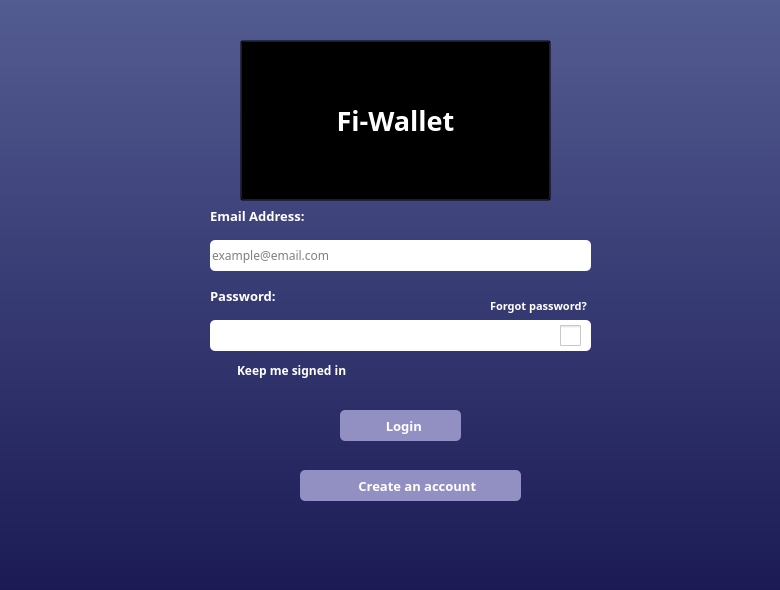
<?xml version="1.0" encoding="UTF-8"?>
<ui version="4.0">
 <class>MainWindow</class>
 <widget class="QMainWindow" name="MainWindow">
  <property name="geometry">
   <rect>
    <x>0</x>
    <y>0</y>
    <width>780</width>
    <height>590</height>
   </rect>
  </property>
  <property name="minimumSize">
   <size>
    <width>780</width>
    <height>590</height>
   </size>
  </property>
  <property name="maximumSize">
   <size>
    <width>780</width>
    <height>590</height>
   </size>
  </property>
  <property name="windowTitle">
   <string>MainWindow</string>
  </property>
  <widget class="QWidget" name="centralwidget">
   <widget class="QWidget" name="widget" native="true">
    <property name="geometry">
     <rect>
      <x>0</x>
      <y>0</y>
      <width>781</width>
      <height>591</height>
     </rect>
    </property>
    <property name="styleSheet">
     <string notr="true">background-color: qlineargradient(spread:reflect, x1:1, y1:0, x2:1, y2:1, stop:0 rgba(83, 92, 145, 255), stop:1 rgba(27, 26, 85, 255));</string>
    </property>
    <widget class="QPushButton" name="pushButton">
     <property name="geometry">
      <rect>
       <x>240</x>
       <y>40</y>
       <width>311</width>
       <height>161</height>
      </rect>
     </property>
     <property name="font">
      <font>
       <family>Poppins</family>
       <pointsize>20</pointsize>
       <weight>75</weight>
       <bold>true</bold>
      </font>
     </property>
     <property name="styleSheet">
      <string notr="true">background-color:transparent;
color:white;</string>
     </property>
     <property name="text">
      <string>Fi-Wallet</string>
     </property>
     <property name="icon">
      <iconset resource="login_screen.qrc">
       <normaloff>:/img/img/logo.drawio.svg</normaloff>:/img/img/logo.drawio.svg</iconset>
     </property>
     <property name="iconSize">
      <size>
       <width>150</width>
       <height>150</height>
      </size>
     </property>
    </widget>
    <widget class="QLabel" name="label">
     <property name="geometry">
      <rect>
       <x>210</x>
       <y>200</y>
       <width>141</width>
       <height>31</height>
      </rect>
     </property>
     <property name="font">
      <font>
       <family>Poppins</family>
       <pointsize>10</pointsize>
       <weight>75</weight>
       <bold>true</bold>
      </font>
     </property>
     <property name="styleSheet">
      <string notr="true">background-color:transparent;
color: white;</string>
     </property>
     <property name="text">
      <string>Email Address: </string>
     </property>
    </widget>
    <widget class="QLineEdit" name="lineEdit">
     <property name="geometry">
      <rect>
       <x>210</x>
       <y>240</y>
       <width>381</width>
       <height>31</height>
      </rect>
     </property>
     <property name="font">
      <font>
       <family>Poppins</family>
       <weight>50</weight>
       <italic>false</italic>
       <bold>false</bold>
       <underline>false</underline>
       <strikeout>false</strikeout>
       <kerning>true</kerning>
      </font>
     </property>
     <property name="styleSheet">
      <string notr="true">background-color:white;
border-radius:5px;</string>
     </property>
     <property name="placeholderText">
      <string>example@email.com</string>
     </property>
    </widget>
    <widget class="QLineEdit" name="lineEdit_2">
     <property name="geometry">
      <rect>
       <x>210</x>
       <y>320</y>
       <width>381</width>
       <height>31</height>
      </rect>
     </property>
     <property name="font">
      <font>
       <family>Poppins</family>
       <weight>50</weight>
       <italic>false</italic>
       <bold>false</bold>
       <underline>false</underline>
       <strikeout>false</strikeout>
       <kerning>true</kerning>
      </font>
     </property>
     <property name="styleSheet">
      <string notr="true">background-color:white;
border-radius:5px;</string>
     </property>
     <property name="echoMode">
      <enum>QLineEdit::Password</enum>
     </property>
     <property name="placeholderText">
      <string/>
     </property>
    </widget>
    <widget class="QLabel" name="label_2">
     <property name="geometry">
      <rect>
       <x>210</x>
       <y>280</y>
       <width>141</width>
       <height>31</height>
      </rect>
     </property>
     <property name="font">
      <font>
       <family>Poppins</family>
       <pointsize>10</pointsize>
       <weight>75</weight>
       <bold>true</bold>
      </font>
     </property>
     <property name="styleSheet">
      <string notr="true">background-color:transparent;
color: white;</string>
     </property>
     <property name="text">
      <string>Password:</string>
     </property>
    </widget>
    <widget class="QLabel" name="label_3">
     <property name="geometry">
      <rect>
       <x>490</x>
       <y>290</y>
       <width>141</width>
       <height>31</height>
      </rect>
     </property>
     <property name="font">
      <font>
       <family>Poppins</family>
       <pointsize>8</pointsize>
       <weight>75</weight>
       <bold>true</bold>
       <underline>false</underline>
      </font>
     </property>
     <property name="styleSheet">
      <string notr="true">background-color:transparent;
color: white;</string>
     </property>
     <property name="text">
      <string>Forgot password?</string>
     </property>
    </widget>
    <widget class="QPushButton" name="pushButton_2">
     <property name="geometry">
      <rect>
       <x>340</x>
       <y>410</y>
       <width>121</width>
       <height>31</height>
      </rect>
     </property>
     <property name="font">
      <font>
       <family>Poppins</family>
       <pointsize>10</pointsize>
       <weight>75</weight>
       <bold>true</bold>
      </font>
     </property>
     <property name="styleSheet">
      <string notr="true">background-color:#9290C3;
border-radius:5px;
color: white;</string>
     </property>
     <property name="text">
      <string>  Login</string>
     </property>
     <property name="icon">
      <iconset resource="login_screen.qrc">
       <normaloff>:/img/img/log-in.svg</normaloff>:/img/img/log-in.svg</iconset>
     </property>
    </widget>
    <widget class="QPushButton" name="pushButton_3">
     <property name="geometry">
      <rect>
       <x>300</x>
       <y>470</y>
       <width>221</width>
       <height>31</height>
      </rect>
     </property>
     <property name="font">
      <font>
       <family>Poppins</family>
       <pointsize>10</pointsize>
       <weight>75</weight>
       <bold>true</bold>
      </font>
     </property>
     <property name="styleSheet">
      <string notr="true">background-color:#9290C3;
border-radius:5px;
color: white;</string>
     </property>
     <property name="text">
      <string>    Create an account</string>
     </property>
     <property name="icon">
      <iconset resource="login_screen.qrc">
       <normaloff>:/img/img/arrow-right-circle.svg</normaloff>:/img/img/arrow-right-circle.svg</iconset>
     </property>
    </widget>
    <widget class="QCheckBox" name="checkBox">
     <property name="geometry">
      <rect>
       <x>560</x>
       <y>325</y>
       <width>21</width>
       <height>21</height>
      </rect>
     </property>
     <property name="styleSheet">
      <string notr="true">QCheckBox{
    background-color:white;
    border-top-right-radius: 10px;
    border-bottom-right-radius: 10px;
    text-align: center;
}
QCheckBox::indicator{

    width:21px;
    height:21px;
}
QCheckBox::indicator:checked{
    
    
	image: url(:/img/img/eye (1).svg);
}
QCheckBox::indicator:unchecked{
    
     
	image: url(:/img/img/eye-off.svg);
}</string>
     </property>
     <property name="text">
      <string/>
     </property>
    </widget>
    <widget class="QCheckBox" name="checkBox_2">
     <property name="geometry">
      <rect>
       <x>210</x>
       <y>360</y>
       <width>151</width>
       <height>21</height>
      </rect>
     </property>
     <property name="font">
      <font>
       <family>Poppins</family>
       <weight>75</weight>
       <bold>true</bold>
      </font>
     </property>
     <property name="styleSheet">
      <string notr="true">QCheckBox{
	 color: white;
	background-color:transparent;
}
QCheckBox::indicator{

    width:21px;
    height:21px;
}
QCheckBox::indicator:checked{
    
    image: url(:/img/img/check-circle (1).svg);
	

}
QCheckBox::indicator:unchecked{
    
     
		image: url(:/img/img/circle.svg);

}</string>
     </property>
     <property name="text">
      <string>Keep me signed in  </string>
     </property>
    </widget>
    <widget class="QLabel" name="error">
     <property name="geometry">
      <rect>
       <x>210</x>
       <y>170</y>
       <width>371</width>
       <height>20</height>
      </rect>
     </property>
     <property name="font">
      <font>
       <family>Poppins</family>
       <pointsize>10</pointsize>
      </font>
     </property>
     <property name="styleSheet">
      <string notr="true">background-color:transparent;
color:white;</string>
     </property>
     <property name="text">
      <string/>
     </property>
     <property name="alignment">
      <set>Qt::AlignCenter</set>
     </property>
    </widget>
   </widget>
  </widget>
 </widget>
 <resources>
  <include location="login_screen.qrc"/>
 </resources>
 <connections/>
</ui>
